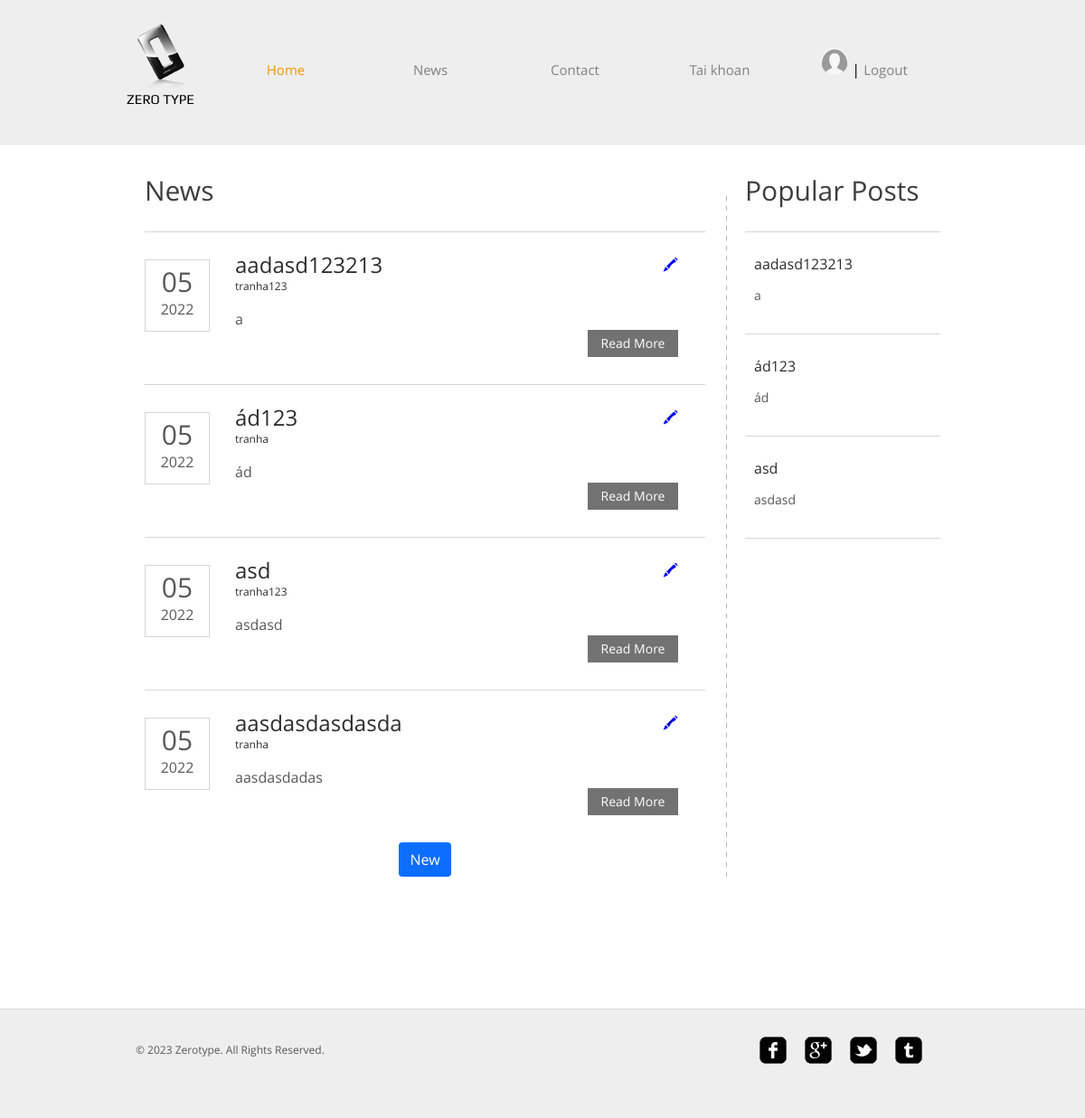
/news.php (signed in), run on the app's committed database.
### tables this page shows
CREATE TABLE `users` (
  `id` int(11) NOT NULL,
  `username` char(100) NOT NULL,
  `gender` char(3) NOT NULL,
  `email` char(100) NOT NULL,
  `phone` char(100) NOT NULL,
  `password` char(100) NOT NULL,
  `hobby` char(100) NOT NULL,
  `avatar` char(100) NOT NULL,
  `role` int(11) DEFAULT 2
);

CREATE TABLE `news` (
  `id` int(11) NOT NULL,
  `category_id` int(11) NOT NULL,
  `user_id` int(11) NOT NULL,
  `title` text NOT NULL,
  `s_content` text DEFAULT NULL,
  `l_content` text NOT NULL,
  `date` date NOT NULL,
  `state` int(11) NOT NULL DEFAULT 0 COMMENT '0: new | 1: posted',
  `number` int(11) NOT NULL DEFAULT 0 COMMENT 'number of reads'
);

### src/control.php (called while the page is built, shortened)
<?php
include 'connect.php';
class Data
{
  public function select_user($email)
  {
    global $conn;
    if ($email == 'all') {
      $sql = "SELECT * FROM users";
    } else {
      $sql = "SELECT * FROM users WHERE email = '$email'";
    }
    $run = mysqli_query($conn, $sql);
    return $run;
  }
}

### src/new.php (called while the page is built, shortened)
<?php
include_once 'src/connect.php';
include_once 'control.php';
class News
{
  public static function getPopularPosts() {
    global $conn;
    $sql =
    "SELECT news.*, users.username as author
    FROM
    news INNER JOIN users
    ON news.user_id = users.id
    ORDER BY number DESC
    LIMIT 3
    ";
    $run = mysqli_query($conn, $sql);
    return $run;
  }
  public static function getAllNews()
  {
    global $conn;
    $sql =
    "SELECT news.*, users.username as author
    FROM
    news INNER JOIN users
    ON news.user_id = users.id
    ";
    $run = mysqli_query($conn, $sql);
    return $run;
  }
}

### news.php (the view, shortened to what this page needs)
<?php
include 'src/control.php';
include 'src/new.php';
$data = new Data();
$is_admin = 0;
if (!empty($_SESSION['user'])) {
  $result = $data->select_user($_SESSION['user']);
  $user = mysqli_fetch_assoc($result);
  if ($user['role'] == 0) {
    $is_admin = 1;
  }
}
$state = !empty($_GET['state']) ? $_GET['state'] : '';
?>
<!DOCTYPE html>
<html>
<head>
  <link rel="stylesheet" href="css/style.css" type="text/css">
  <link rel="stylesheet" href="css/main.css">
</head>
<body>
  <?php include 'src/header.php' ?>
  <div id="contents">
    <div class="main">
      <h1>News</h1>
      <ul class="news">
        <?php if ($state == 'new' || $state == 'update' && $is_admin) {
          if ($state == 'update') {
            if (empty($_GET['id'])) {
              echo '<script>
                    do {
                      var id = window.prompt("Vui long nhap id hop le: ");
                      if (id) {
                        window.location.href = `news.php?state=update&id=${id}`
                      } else {
                        window.location.href = `news.php`
                      }
                    } while(!id);
                    </script>';
              exit();
            }
            $result = News::getNewById($_GET['id']);
            $new = mysqli_fetch_assoc($result);
            if (empty($new)) {
              echo '<script>
                    do {
                      var id = window.prompt("Vui long nhap id hop le: ");
                      if (id) {
                        window.location.href = `news.php?state=update&id=${id}`
                      } else {
                        window.location.href = `news.php`
                      }
                    } while(id === "")
                    </script>';
              exit();
            }
          }
        ?>
          <?php if ($state == 'update') { ?>
            <h1>Update Post</h1>
          <?php } else { ?>
            <h1>New Post</h1>
          <?php } ?>
          <form action="" method="post" autocomplete="off">
            <?php if ($state == 'update') { ?>
              <input hidden type="text" name="txt_id" value="<?= isset($new) ? $new['id'] : '' ?>">
            <?php } ?>
            <div class="row">
              <div class="left">Title</div>
              <div class="right">
                <input required type="text" name="txt_title" value="<?= isset($new) ? $new['title'] : '' ?>">
              </div>
            </div>
            <div class="row">
              <div class="left">Category</div>
              <div class="right">
                <select name="txt_category">
                  <?php
                  $result = News::getAllCategories();
                  foreach ($result as $row) {
                    $is_selected = '';
                    if ($state == 'update' && $row['id'] == $new['category_id']) {
                      $is_selected = 'selected';
                    }
                    echo "
                      <option $is_selected value='{$row['id']}'>{$row['name']}</option>
                    ";
                  } ?>
                </select>
              </div>
            </div>
            <div class="row">
              <div class="left">Summary</div>
              <div class="right">
                <textarea name="txt_summary" cols="30" rows="8"><?= isset($new) ? $new['s_content'] : '' ?></textarea>
              </div>
            </div>
            <div class="row">
              <div class="left">Content</div>
              <div class="right">
                <textarea name="txt_content" required cols="30" rows="8"><?= isset($new) ? $new['l_content'] : '' ?></textarea>
              </div>
            </div>
            <div class="row j-center">
              <input type="submit" name="txt_submit" value="<?php echo $state == 'new' ? 'Create' : 'Update' ?>">
            </div>
            <?php
            if ($state == 'new') {
              if (!empty($_POST['txt_submit'])) {
                $result = News::create(
                  $_POST['txt_title'],
                  $_POST['txt_category'],
                  $_POST['txt_summary'],
                  $_POST['txt_content']
                );
                if ($result) {
                  echo '<script>alert("thanhcong")</script>';
                  echo '<script>window.location.href = "news.php"</script>';
                } else {
                  echo '<script>alert("thatbai")</script>';
                }
              }
            } else if ($state == 'update') {
              if (!empty($_POST['txt_submit'])) {
                $result = News::update(
                  $_POST['txt_id'],
                  $_POST['txt_title'],
                  $_POST['txt_category'],
                  $_POST['txt_summary'],
                  $_POST['txt_content']
                );
                if ($result) {
                  echo '<script>alert("thanhcong")</script>';
                  echo '<script>window.location.href = "news.php"</script>';
                } else {
                  echo '<script>alert("thatbai")</script>';
                }
              }
            }
            ?>
          </form>
        <?php
        } else { ?>
          <?php
          $result = News::getAllNews();
          foreach ($result as $new) {
          ?>
            <li>
              <div class="date">
                <p>
                  <span><?php echo date('m', strtotime($new['date'])) ?></span>
                  <?php echo date('Y', strtotime($new['date'])) ?>
                </p>
              </div>
              <h2>
                <div>
                  <?php echo $new['title'] ?>
                  <?php if ($is_admin) { ?>
                    <a href="?state=update&id=<?php echo $new['id'] ?>">&#128397;</a>
                  <?php } ?>
                </div>
                <span><?php echo $new['author'] ?></span>
              </h2>
              <p>
                <?php echo $new['s_content'] ?>
                <span><a href="post.php?id=<?php echo $new['id'] ?>" class="more">Read More</a></span>
              </p>
            </li>
          <?php } ?>
          <?php if ($is_admin) { ?>
            <div style="text-align: center;">
              <a href="?state=new" class="btn-primary">New</a>
            </div>
          <?php } ?>
        <?php } ?>
      </ul>
    </div>
    <div class="sidebar">
      <h1>Popular Posts</h1>
      <ul class="posts">
        <?php
        $result = News::getPopularPosts();
        foreach ($result as $new) {
        ?>
          <li>
            <h4 class="title"><a href="post.php?id=<?php echo $new['id'] ?>"><?php echo $new['title'] ?></a></h4>
            <p>
              <?php echo $new['s_content'] ?>
            </p>
          </li>
        <?php } ?>
      </ul>
    </div>
  </div>
  <?php include 'src/footer.php' ?>
</body>
</html>

### src/header.php (shortened to what this page needs)
<?php
include_once 'connect.php';
include_once 'control.php';
$data = new Data();
if (!empty($_SESSION['user'])) {
	$result = $data->select_user($_SESSION['user']);
	$user = mysqli_fetch_assoc($result);
}
?>
<div id="header">
	<div>
		<div class="logo">
			<a href="index.php">Zero Type</a>
		</div>
		<ul id="navigation">
			<li class="active">
				<a href="index.php">Home</a>
			</li>
			<li>
				<a href="news.php">News</a>
			</li>
			<li>
				<a href="contact.php">Contact</a>
			</li>
			<li>
				<a href="taikhoan.php">Tai khoan</a>
			</li>
			<li>
				<?php if (empty($_SESSION['user'])) { ?>
						<a href="login.php">Login</a> |
						<a href="register.php">Register</a>
				<?php } else {
					echo "<div>";
					if (!empty($user['avatar'])) {
						echo "<a href='update.php'><img style='width: 30px;height: 30px;border-radius: 50%;' src='{$user['avatar']}' onerror='onLoadAvatarErr(this)' /></a>";
					}
				?> |
					<a href="logout.php">Logout</a>
				<?php echo "</div>";
				} ?>
			</li>
		</ul>
	</div>
</div>

### css/style.css (style rules this page uses)
body { background-color: #fff; font-family: 'OpenSans'; margin: 0; }
img { border: 0; }
.clearfix:after, #contents:after { clear:both; content:""; display:block; height:1%; line-height:0; visibility:hidden; }
#header { background-color: #eee; border-bottom: 1px solid #e6e6e6; padding: 27px 0; }
#header > div, #footer > div { width: 920px; margin: 0 auto; padding: 0 20px; }
#header .logo { float: left; margin-right: 20px; }
#header .logo a { background: url(../images/logo.png) no-repeat center top; color: #000; display: block; font: 15px/30px 'Play'; height: 20px; width: 76px; padding-top: 68px; text-decoration: none; text-transform: uppercase; }
#navigation { display: inline-block; list-style: none; line-height: 100px; margin: 0; padding: 0; }
#navigation li { float: left; width: 160px; text-align: center; }
#navigation li a { color: #818181; font-size: 15px; line-height: 30px; text-decoration: none; }
#navigation li.active a { color: #f99600; }
#contents { min-height: 510px; width: 880px; margin: 0 auto; padding: 54px 40px; }
h1 { color: #3e3e3e; font-size: 30px; font-weight: normal; line-height: 30px; margin: 0 0 30px; }
h2 { color: #2c2c2c; font-size: 24px; font-weight: normal; line-height: 24px; margin: 0 0 12px; }
p { color: #585858; font-size: 16px; line-height: 24px; margin: 0 0 30px; }
p a { color: #585858; }
.date { float: left; height: 78px; width: 70px; margin-right: 20px; border: 1px solid #d5d5d5; text-align: center; }
.date p { margin: 12px 0 0; }
.date p span { display: block; font-size: 30px; margin-bottom: 6px; }
.more { background-color: #727272; color: #fff; display: inline-block; font-size: 14px; line-height: 30px; width: 100px; text-align: center; text-decoration: none; }
.main { float: left; background: url(../images/divider.png) repeat-y right top; min-height: 100px; width: 620px; padding-right: 24px; }
.main h1, .sidebar h1 { margin: 0 0 12px; position: relative; top: -18px; }
.main h2 span { display: block; font-size: 12px; }
.sidebar { float: left; min-height: 848px; width: 216px; margin-left: 20px; }
.sidebar ul, .news { list-style: none; margin: 0; padding: 0; }
.news li { border-top: 1px solid #d5d5d5; padding: 24px 30px 0 100px; position: relative; }
.news li .date { float: none; position: absolute; left: 0; top: 30px; }
.news li > p span, .post > span { display: block; text-align: right; }
.posts { border-top: 1px solid #d5d5d5; }
.posts li { border-bottom: 1px solid #d5d5d5; padding: 24px 10px 0; }
.posts li p { font-size: 14px; }
.posts li .title { font-size: 16px; font-weight: normal; margin: 0 0 12px; }
.posts li .title a { color: #2c2c2c; font-size: 16px; text-decoration: none; }

### css/main.css (style rules this page uses)
.btn-primary { display: inline-block; padding: 8px 12px; background-color: #0d6efd; color: white; border-radius: 4px; text-decoration: none; }

### news.php (style rules this page uses)
.btn-primary { display: inline-block; padding: 8px 12px; background-color: #0d6efd; color: white; border-radius: 4px; text-decoration: none; }
div.main>ul>li>h2>div { display: flex; justify-content: space-between; }
div.main>ul>li>h2>div>a { font-size: 16px; text-decoration: none; }

### data on the page
users: avatar (placeholder picture)
news: date "05", date "2022", title "aadasd123213", user.username "tranha123", s_content "a"
news: date "05", date "2022", title "ád123", user.username "tranha", s_content "ád"
news: date "05", date "2022", title "asd", user.username "tranha123", s_content "asdasd"
news: date "05", date "2022", title "aasdasdasdasda", user.username "tranha", s_content "aasdasdadas"
